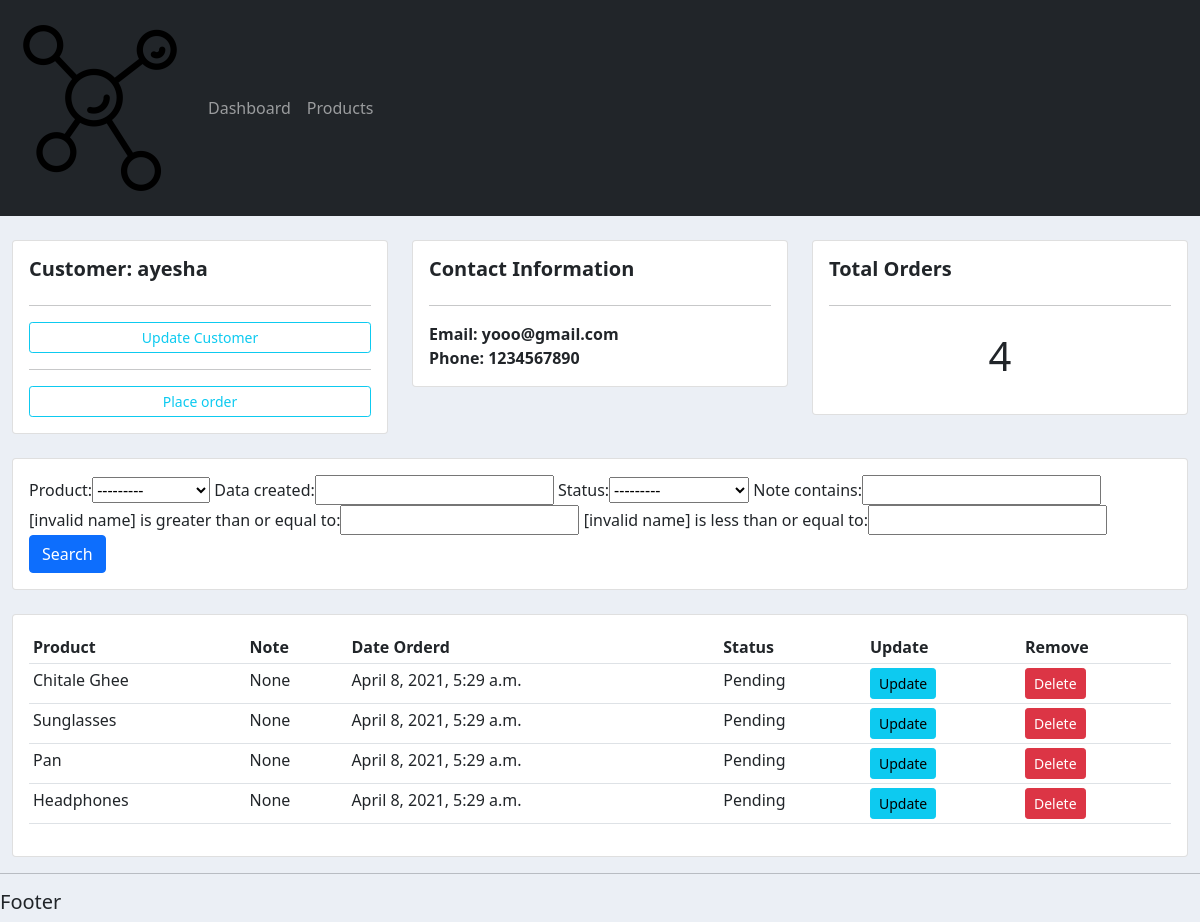
/customer/3/, run on the app's committed database.
### accounts/models.py (models this page shows, shortened)
class Customer(models.Model):
    name = models.CharField(max_length=200, null=True)
    phone = models.CharField(max_length=200, null=True)
    email = models.EmailField(max_length=200, null=True)
    data_created = models.DateTimeField(auto_now_add=True, null=True)

class Order(models.Model):
    STATUS = (
			('Pending', 'Pending'),
			('Out for delivery', 'Out for delivery'),
			('Delivered', 'Delivered'),
			)
    customer = models.ForeignKey(Customer, null=True, on_delete=models.SET_NULL)
    product = models.ForeignKey(Product, null=True, on_delete=models.SET_NULL)
    data_created = models.DateTimeField(auto_now_add=True, null=True)
    status = models.CharField(max_length=200, null=True, choices=STATUS)
    note = models.CharField(max_length=1000, null=True)

class Product(models.Model):
    CATEGORY = (
			('Indoor', 'Indoor'),
			('Out Door', 'Out Door'),
			)
    name = models.CharField(max_length=200, null=True)
    price = models.DecimalField(max_digits=10, decimal_places=5, null=True)
    category = models.CharField(max_length=200, null=True, choices=CATEGORY)
    description = models.CharField(max_length=200, null=True)
    data_created = models.DateTimeField(auto_now_add=True, null=True)
    tags = models.ManyToManyField(Tag)
    def __str__(self):
        return self.name

### accounts/views.py (the view)
# urls.py: path('customer/<str:pk>/', views.customer, name="customer"),
def customer(request, pk):
    customer = Customer.objects.get(id=pk)
    orders = customer.order_set.all()
    order_count = orders.count()
    myFilter = OrderFilter(request.GET, queryset=orders)
    orders = myFilter.qs
    context={'customer':customer, 'orders':orders, 'order_count':order_count, 'myFilter':myFilter}
    return render(request, 'accounts/customer.html', context)

### accounts/templates/accounts/customer.html
{% extends 'accounts/main.html' %}
{% block content %}
<br>
<div class="row">
	<div class="col-md">
		<div class="card card-body">
			<h5><b>Customer: {{customer.name}}</b></h5>
			<hr>
			<a class="btn btn-outline-info  btn-sm btn-block" href="">Update Customer</a>
			<hr>
			<a class="btn btn-outline-info  btn-sm btn-block" href="{% url 'accounts:create_order' customer.id %}">Place order</a>
		</div>
	</div>
	<div class="col-md">
		<div class="card card-body">
			<h5><b>Contact Information</b></h5>
			<hr>
			<span style="font-weight: bold;" >Email: {{customer.email}}</span>
			<span style="font-weight: bold;" >Phone: {{customer.phone}}</span>
		</div>
	</div>
	<div class="col-md">
		<div class="card card-body">
			<h5><b>Total Orders</b></h5>
			<hr>
			<h1 style="text-align: center;padding: 10px">{{order_count}}</h1>
		</div>
	</div>
</div>
<br>
<div class="row">
	<div class="col">
		<div class="card card-body">
			<form method="get">
				{{myFilter.form}}
		    	<button class="btn btn-primary" type="submit">Search</button>
			</form>
		</div>
	</div>
</div>
<br>
<div class="row">
	<div class="col-md">
		<div class="card card-body">
			<table class="table table-sm">
				<tr>
					<th>Product</th>
					<th>Note</th>
					<th>Date Orderd</th>
					<th>Status</th>
					<th>Update</th>
					<th>Remove</th>
				</tr>
					{% for order in orders %}
					<tr>
						<td>{{order.product}}</td>
						<td>{{order.note}}</td>
						<td>{{order.data_created}}</td>
						<td>{{order.status}}</td>
						<td><a class="btn btn-sm btn-info" href="{% url 'accounts:update_order' order.id %}">Update</a></td>
						<td><a class="btn btn-sm btn-danger" href="{% url 'accounts:delete_order' order.id %}">Delete</a></td>
					</tr>
					{% endfor %}
			</table>
		</div>
	</div>
</div>
{% endblock %}

### accounts/static/css/main.css (style rules this page uses)
body { background-color: #ebeff5; }

### data on the page
Customer: name "ayesha", email "yooo@gmail.com", phone "1234567890"
Order: product "Chitale Ghee", note "None", data_created "April 8, 2021, 5:29 a.m.", status "Pending"
Order: product "Sunglasses", note "None", data_created "April 8, 2021, 5:29 a.m.", status "Pending"
Order: product "Pan", note "None", data_created "April 8, 2021, 5:29 a.m.", status "Pending"
Order: product "Headphones", note "None", data_created "April 8, 2021, 5:29 a.m.", status "Pending"

### other printed values
{{ order_count }} "4"
